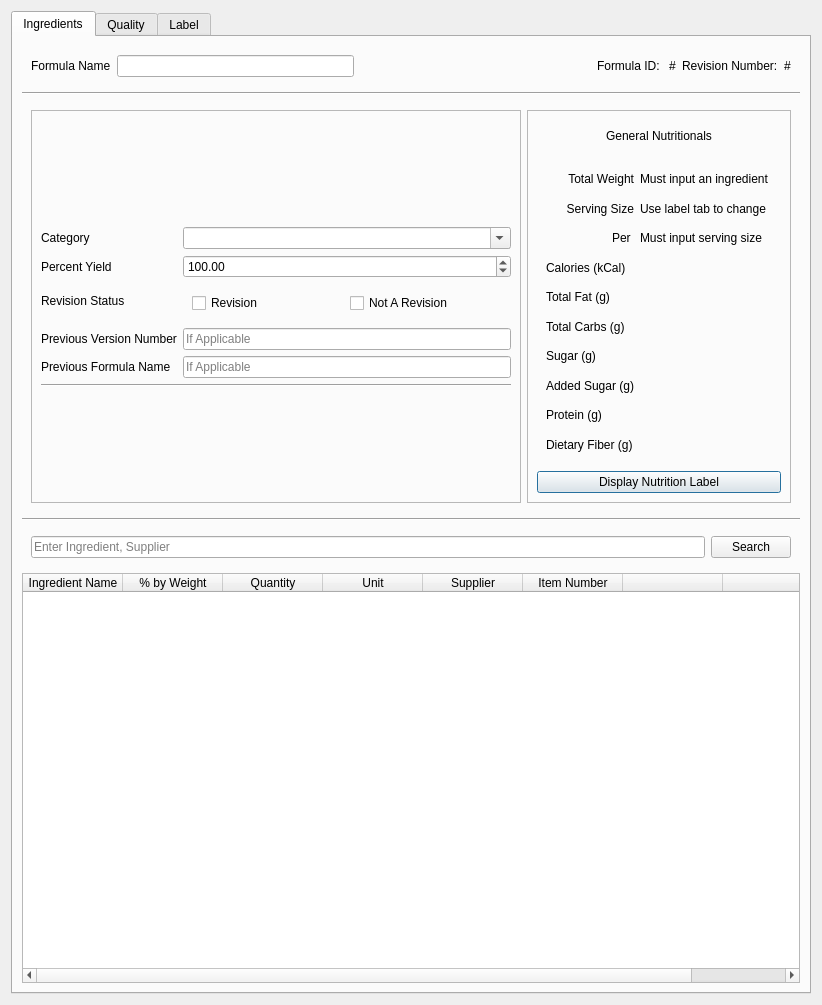
<?xml version="1.0" encoding="UTF-8"?>
<ui version="4.0">
 <class>Dialog</class>
 <widget class="QDialog" name="Dialog">
  <property name="geometry">
   <rect>
    <x>0</x>
    <y>0</y>
    <width>822</width>
    <height>1005</height>
   </rect>
  </property>
  <property name="windowTitle">
   <string>Dialog</string>
  </property>
  <layout class="QHBoxLayout" name="horizontalLayout_9">
   <item>
    <widget class="QTabWidget" name="formulaEditorTabWidget">
     <property name="minimumSize">
      <size>
       <width>500</width>
       <height>400</height>
      </size>
     </property>
     <property name="currentIndex">
      <number>0</number>
     </property>
     <property name="usesScrollButtons">
      <bool>true</bool>
     </property>
     <widget class="QWidget" name="ingredientsTab">
      <attribute name="title">
       <string>Ingredients</string>
      </attribute>
      <layout class="QVBoxLayout" name="verticalLayout_11">
       <item>
        <widget class="QWidget" name="ingredientsTabHeaderWidget" native="true">
         <layout class="QHBoxLayout" name="horizontalLayout">
          <item>
           <widget class="QLabel" name="formulaNameHeaderLabel">
            <property name="text">
             <string>Formula Name</string>
            </property>
           </widget>
          </item>
          <item>
           <widget class="QLineEdit" name="formulaNameLineEdit">
            <property name="readOnly">
             <bool>false</bool>
            </property>
           </widget>
          </item>
          <item>
           <spacer name="ingredientsTabHeaderSpacer">
            <property name="orientation">
             <enum>Qt::Horizontal</enum>
            </property>
            <property name="sizeHint" stdset="0">
             <size>
              <width>40</width>
              <height>20</height>
             </size>
            </property>
           </spacer>
          </item>
          <item>
           <widget class="QLabel" name="formulaIDHeaderLabel">
            <property name="text">
             <string>Formula ID: </string>
            </property>
           </widget>
          </item>
          <item>
           <widget class="QLabel" name="formulaIDPlaceholder">
            <property name="text">
             <string extracomment="Formula ID">#</string>
            </property>
           </widget>
          </item>
          <item>
           <widget class="QLabel" name="revisionNumberHeaderLabel">
            <property name="text">
             <string>Revision Number:</string>
            </property>
           </widget>
          </item>
          <item>
           <widget class="QLabel" name="revisionNumberPlaceholder">
            <property name="text">
             <string>#</string>
            </property>
           </widget>
          </item>
         </layout>
        </widget>
       </item>
       <item>
        <widget class="Line" name="ingTabLine1">
         <property name="orientation">
          <enum>Qt::Horizontal</enum>
         </property>
        </widget>
       </item>
       <item>
        <widget class="QWidget" name="generalInfoContainerWidget" native="true">
         <layout class="QHBoxLayout" name="horizontalLayout_11">
          <item>
           <widget class="QFrame" name="generalFrame1">
            <property name="frameShape">
             <enum>QFrame::StyledPanel</enum>
            </property>
            <property name="frameShadow">
             <enum>QFrame::Raised</enum>
            </property>
            <layout class="QFormLayout" name="formLayout">
             <property name="formAlignment">
              <set>Qt::AlignCenter</set>
             </property>
             <item row="0" column="0">
              <widget class="QLabel" name="categoryLabel">
               <property name="text">
                <string>Category</string>
               </property>
              </widget>
             </item>
             <item row="0" column="1">
              <widget class="QComboBox" name="categoryComboBox">
               <property name="editable">
                <bool>true</bool>
               </property>
              </widget>
             </item>
             <item row="1" column="0">
              <widget class="QLabel" name="percentYieldLabel">
               <property name="text">
                <string>Percent Yield</string>
               </property>
              </widget>
             </item>
             <item row="1" column="1">
              <widget class="QDoubleSpinBox" name="percentYieldDoubleSpinBox">
               <property name="maximum">
                <double>1000.000000000000000</double>
               </property>
               <property name="singleStep">
                <double>10.000000000000000</double>
               </property>
               <property name="value">
                <double>100.000000000000000</double>
               </property>
              </widget>
             </item>
             <item row="2" column="0">
              <widget class="QLabel" name="revisionStatusLabel">
               <property name="text">
                <string>Revision Status</string>
               </property>
               <property name="alignment">
                <set>Qt::AlignBottom|Qt::AlignLeading|Qt::AlignLeft</set>
               </property>
              </widget>
             </item>
             <item row="2" column="1">
              <widget class="QWidget" name="widget_2" native="true">
               <layout class="QHBoxLayout" name="horizontalLayout_6">
                <item>
                 <widget class="QCheckBox" name="revisionCheckBox">
                  <property name="text">
                   <string>Revision</string>
                  </property>
                  <property name="checkable">
                   <bool>false</bool>
                  </property>
                 </widget>
                </item>
                <item>
                 <widget class="QCheckBox" name="notRevisionCheckBox">
                  <property name="text">
                   <string>Not A Revision</string>
                  </property>
                 </widget>
                </item>
               </layout>
              </widget>
             </item>
             <item row="3" column="0">
              <widget class="QLabel" name="previousVersionNumberLabel">
               <property name="text">
                <string>Previous Version Number</string>
               </property>
              </widget>
             </item>
             <item row="3" column="1">
              <widget class="QLineEdit" name="previousVersionNumberLineEdit">
               <property name="text">
                <string/>
               </property>
               <property name="readOnly">
                <bool>true</bool>
               </property>
               <property name="placeholderText">
                <string>If Applicable</string>
               </property>
              </widget>
             </item>
             <item row="4" column="0">
              <widget class="QLabel" name="previousFormulaLabel">
               <property name="text">
                <string>Previous Formula Name</string>
               </property>
              </widget>
             </item>
             <item row="4" column="1">
              <widget class="QLineEdit" name="previousFormulaNameLineEdit">
               <property name="readOnly">
                <bool>false</bool>
               </property>
               <property name="placeholderText">
                <string>If Applicable</string>
               </property>
              </widget>
             </item>
             <item row="5" column="0" colspan="2">
              <widget class="Line" name="line">
               <property name="orientation">
                <enum>Qt::Horizontal</enum>
               </property>
              </widget>
             </item>
            </layout>
           </widget>
          </item>
          <item>
           <widget class="QFrame" name="generalFrame2">
            <property name="frameShape">
             <enum>QFrame::StyledPanel</enum>
            </property>
            <property name="frameShadow">
             <enum>QFrame::Raised</enum>
            </property>
            <layout class="QVBoxLayout" name="verticalLayout_14">
             <item>
              <widget class="QWidget" name="generalNutritionalsHeaderWidget" native="true">
               <layout class="QHBoxLayout" name="horizontalLayout_12">
                <item>
                 <widget class="QLabel" name="generalNutritionalsHeaderLabel">
                  <property name="sizePolicy">
                   <sizepolicy hsizetype="Preferred" vsizetype="Minimum">
                    <horstretch>0</horstretch>
                    <verstretch>0</verstretch>
                   </sizepolicy>
                  </property>
                  <property name="text">
                   <string>General Nutritionals</string>
                  </property>
                  <property name="alignment">
                   <set>Qt::AlignCenter</set>
                  </property>
                 </widget>
                </item>
               </layout>
              </widget>
             </item>
             <item>
              <widget class="QWidget" name="widget" native="true">
               <property name="sizePolicy">
                <sizepolicy hsizetype="Preferred" vsizetype="Expanding">
                 <horstretch>0</horstretch>
                 <verstretch>0</verstretch>
                </sizepolicy>
               </property>
               <layout class="QGridLayout" name="gridLayout">
                <item row="1" column="0">
                 <widget class="QLabel" name="servingSizeLabel_2">
                  <property name="text">
                   <string>Serving Size</string>
                  </property>
                  <property name="alignment">
                   <set>Qt::AlignRight|Qt::AlignTrailing|Qt::AlignVCenter</set>
                  </property>
                 </widget>
                </item>
                <item row="5" column="0">
                 <widget class="QLabel" name="totalCarbsLabel">
                  <property name="text">
                   <string>Total Carbs (g)</string>
                  </property>
                 </widget>
                </item>
                <item row="2" column="0">
                 <widget class="QLabel" name="perLabel">
                  <property name="text">
                   <string>Per </string>
                  </property>
                  <property name="alignment">
                   <set>Qt::AlignRight|Qt::AlignTrailing|Qt::AlignVCenter</set>
                  </property>
                 </widget>
                </item>
                <item row="9" column="0">
                 <widget class="QLabel" name="dietaryFiberLabel">
                  <property name="text">
                   <string>Dietary Fiber (g)</string>
                  </property>
                 </widget>
                </item>
                <item row="3" column="1">
                 <widget class="QLabel" name="caloriesPlaceholderLabel">
                  <property name="text">
                   <string/>
                  </property>
                 </widget>
                </item>
                <item row="4" column="0">
                 <widget class="QLabel" name="totalFatLabel">
                  <property name="text">
                   <string>Total Fat (g)</string>
                  </property>
                 </widget>
                </item>
                <item row="5" column="1">
                 <widget class="QLabel" name="totalCarbsPlaceholderLabel">
                  <property name="text">
                   <string/>
                  </property>
                 </widget>
                </item>
                <item row="6" column="0">
                 <widget class="QLabel" name="sugarLabel">
                  <property name="text">
                   <string>Sugar (g)</string>
                  </property>
                 </widget>
                </item>
                <item row="4" column="1">
                 <widget class="QLabel" name="totalFatPlaceholderLabel">
                  <property name="text">
                   <string/>
                  </property>
                 </widget>
                </item>
                <item row="1" column="1">
                 <widget class="QLabel" name="servingSizePlaceholderLabel">
                  <property name="text">
                   <string>Use label tab to change</string>
                  </property>
                 </widget>
                </item>
                <item row="7" column="0">
                 <widget class="QLabel" name="addedSugarLabel">
                  <property name="text">
                   <string>Added Sugar (g)</string>
                  </property>
                 </widget>
                </item>
                <item row="6" column="1">
                 <widget class="QLabel" name="sugarsPlaceholderLabel">
                  <property name="text">
                   <string/>
                  </property>
                 </widget>
                </item>
                <item row="3" column="0">
                 <widget class="QLabel" name="calorieLabel">
                  <property name="text">
                   <string>Calories (kCal)</string>
                  </property>
                 </widget>
                </item>
                <item row="9" column="1">
                 <widget class="QLabel" name="dietaryFiberPlaceholderLabel">
                  <property name="text">
                   <string/>
                  </property>
                 </widget>
                </item>
                <item row="2" column="1">
                 <widget class="QLabel" name="perPlaceholderLabel">
                  <property name="text">
                   <string>Must input serving size</string>
                  </property>
                 </widget>
                </item>
                <item row="8" column="0">
                 <widget class="QLabel" name="proteinLabel">
                  <property name="text">
                   <string>Protein (g)</string>
                  </property>
                 </widget>
                </item>
                <item row="7" column="1">
                 <widget class="QLabel" name="addedSugarPlaceholderLabel">
                  <property name="text">
                   <string/>
                  </property>
                 </widget>
                </item>
                <item row="8" column="1">
                 <widget class="QLabel" name="proteinPlaceholderLabel">
                  <property name="text">
                   <string/>
                  </property>
                 </widget>
                </item>
                <item row="0" column="0">
                 <widget class="QLabel" name="totalWeightLabel">
                  <property name="text">
                   <string>Total Weight</string>
                  </property>
                  <property name="alignment">
                   <set>Qt::AlignRight|Qt::AlignTrailing|Qt::AlignVCenter</set>
                  </property>
                 </widget>
                </item>
                <item row="0" column="1">
                 <widget class="QLabel" name="totalWeightPlaceholderLabel">
                  <property name="text">
                   <string>Must input an ingredient </string>
                  </property>
                 </widget>
                </item>
               </layout>
              </widget>
             </item>
             <item>
              <widget class="QPushButton" name="displayNFPBtn">
               <property name="text">
                <string>Display Nutrition Label</string>
               </property>
              </widget>
             </item>
            </layout>
           </widget>
          </item>
         </layout>
        </widget>
       </item>
       <item>
        <widget class="Line" name="ingTabLine2">
         <property name="orientation">
          <enum>Qt::Horizontal</enum>
         </property>
        </widget>
       </item>
       <item>
        <widget class="QWidget" name="formulaIngredientHeaderWidget" native="true">
         <layout class="QHBoxLayout" name="horizontalLayout_10">
          <item>
           <widget class="QLineEdit" name="formulaIngredientSearchLineEdit">
            <property name="text">
             <string/>
            </property>
            <property name="placeholderText">
             <string>Enter Ingredient, Supplier</string>
            </property>
           </widget>
          </item>
          <item>
           <widget class="QPushButton" name="formulaIngredientSearchBtn">
            <property name="text">
             <string>Search</string>
            </property>
           </widget>
          </item>
         </layout>
        </widget>
       </item>
       <item>
        <widget class="QTableWidget" name="ingTabFormulaTableWidget">
         <attribute name="horizontalHeaderStretchLastSection">
          <bool>true</bool>
         </attribute>
         <attribute name="verticalHeaderCascadingSectionResizes">
          <bool>false</bool>
         </attribute>
         <attribute name="verticalHeaderShowSortIndicator" stdset="0">
          <bool>true</bool>
         </attribute>
         <column>
          <property name="text">
           <string>Ingredient Name</string>
          </property>
         </column>
         <column>
          <property name="text">
           <string>% by Weight</string>
          </property>
         </column>
         <column>
          <property name="text">
           <string>Quantity</string>
          </property>
         </column>
         <column>
          <property name="text">
           <string>Unit</string>
          </property>
         </column>
         <column>
          <property name="text">
           <string>Supplier</string>
          </property>
         </column>
         <column>
          <property name="text">
           <string>Item Number</string>
          </property>
         </column>
         <column>
          <property name="text">
           <string/>
          </property>
         </column>
         <column>
          <property name="text">
           <string/>
          </property>
         </column>
        </widget>
       </item>
      </layout>
     </widget>
     <widget class="QWidget" name="qualityTab">
      <attribute name="title">
       <string>Quality</string>
      </attribute>
      <layout class="QVBoxLayout" name="verticalLayout_8">
       <item>
        <widget class="QScrollArea" name="qualityTabScrollArea">
         <property name="widgetResizable">
          <bool>true</bool>
         </property>
         <widget class="QWidget" name="qualityTabScrollAreaContents">
          <property name="geometry">
           <rect>
            <x>0</x>
            <y>0</y>
            <width>750</width>
            <height>924</height>
           </rect>
          </property>
          <layout class="QVBoxLayout" name="verticalLayout_7">
           <item>
            <widget class="QFrame" name="qualityAttributeFrame">
             <property name="frameShape">
              <enum>QFrame::StyledPanel</enum>
             </property>
             <property name="frameShadow">
              <enum>QFrame::Raised</enum>
             </property>
             <layout class="QVBoxLayout" name="verticalLayout_10">
              <item>
               <widget class="QWidget" name="qualityAttributeHeaderWidget" native="true">
                <layout class="QHBoxLayout" name="horizontalLayout_13">
                 <item>
                  <widget class="QLabel" name="inputQualityAttributeLabel">
                   <property name="sizePolicy">
                    <sizepolicy hsizetype="Preferred" vsizetype="Minimum">
                     <horstretch>0</horstretch>
                     <verstretch>0</verstretch>
                    </sizepolicy>
                   </property>
                   <property name="text">
                    <string>Input Quality Attributes</string>
                   </property>
                  </widget>
                 </item>
                 <item>
                  <spacer name="attributeSpacer1">
                   <property name="orientation">
                    <enum>Qt::Horizontal</enum>
                   </property>
                   <property name="sizeHint" stdset="0">
                    <size>
                     <width>398</width>
                     <height>20</height>
                    </size>
                   </property>
                  </spacer>
                 </item>
                 <item>
                  <widget class="QPushButton" name="addAnAttributeBtn">
                   <property name="text">
                    <string>Add Attribute</string>
                   </property>
                  </widget>
                 </item>
                </layout>
               </widget>
              </item>
              <item>
               <widget class="QTableWidget" name="qualityAttributeTableWidget">
                <property name="rowCount">
                 <number>1</number>
                </property>
                <attribute name="horizontalHeaderDefaultSectionSize">
                 <number>200</number>
                </attribute>
                <attribute name="horizontalHeaderStretchLastSection">
                 <bool>true</bool>
                </attribute>
                <row/>
                <column>
                 <property name="text">
                  <string>Quality</string>
                 </property>
                </column>
                <column>
                 <property name="text">
                  <string>Unit</string>
                 </property>
                </column>
                <column>
                 <property name="text">
                  <string>Value</string>
                 </property>
                </column>
               </widget>
              </item>
             </layout>
            </widget>
           </item>
           <item>
            <widget class="QFrame" name="ingStatementFrame">
             <property name="frameShape">
              <enum>QFrame::StyledPanel</enum>
             </property>
             <property name="frameShadow">
              <enum>QFrame::Raised</enum>
             </property>
             <layout class="QVBoxLayout" name="verticalLayout_9">
              <item>
               <widget class="QWidget" name="ingStatementHeader" native="true">
                <layout class="QHBoxLayout" name="horizontalLayout_7">
                 <item>
                  <widget class="QLabel" name="ingStatementLabel">
                   <property name="text">
                    <string>Ingredient Statement</string>
                   </property>
                   <property name="alignment">
                    <set>Qt::AlignCenter</set>
                   </property>
                  </widget>
                 </item>
                </layout>
               </widget>
              </item>
              <item>
               <widget class="QTableWidget" name="ingStatementTable">
                <property name="sizePolicy">
                 <sizepolicy hsizetype="Expanding" vsizetype="Minimum">
                  <horstretch>0</horstretch>
                  <verstretch>0</verstretch>
                 </sizepolicy>
                </property>
                <property name="minimumSize">
                 <size>
                  <width>0</width>
                  <height>100</height>
                 </size>
                </property>
                <property name="verticalScrollBarPolicy">
                 <enum>Qt::ScrollBarAlwaysOn</enum>
                </property>
                <property name="editTriggers">
                 <set>QAbstractItemView::NoEditTriggers</set>
                </property>
                <property name="alternatingRowColors">
                 <bool>true</bool>
                </property>
                <property name="sortingEnabled">
                 <bool>true</bool>
                </property>
                <attribute name="horizontalHeaderDefaultSectionSize">
                 <number>130</number>
                </attribute>
                <attribute name="horizontalHeaderStretchLastSection">
                 <bool>true</bool>
                </attribute>
                <column>
                 <property name="text">
                  <string>Ingredient Name</string>
                 </property>
                </column>
                <column>
                 <property name="text">
                  <string>Specific Name</string>
                 </property>
                </column>
                <column>
                 <property name="text">
                  <string>% by Weight</string>
                 </property>
                </column>
                <column>
                 <property name="text">
                  <string>Sub-Ingredients</string>
                 </property>
                </column>
               </widget>
              </item>
              <item>
               <widget class="QWidget" name="ingStatementContainer" native="true">
                <property name="focusPolicy">
                 <enum>Qt::NoFocus</enum>
                </property>
                <property name="autoFillBackground">
                 <bool>false</bool>
                </property>
                <layout class="QVBoxLayout" name="verticalLayout_6">
                 <item>
                  <widget class="QLabel" name="ingStatetmentTxtLabel">
                   <property name="text">
                    <string>Click generate below to autofill statement. Click edit to input manually or change auto-generated text</string>
                   </property>
                   <property name="alignment">
                    <set>Qt::AlignCenter</set>
                   </property>
                  </widget>
                 </item>
                 <item>
                  <widget class="QTextEdit" name="ingStatementTextBox">
                   <property name="sizePolicy">
                    <sizepolicy hsizetype="Expanding" vsizetype="Maximum">
                     <horstretch>0</horstretch>
                     <verstretch>0</verstretch>
                    </sizepolicy>
                   </property>
                  </widget>
                 </item>
                 <item>
                  <widget class="QWidget" name="ingStatementButtonBox" native="true">
                   <property name="sizePolicy">
                    <sizepolicy hsizetype="Minimum" vsizetype="Fixed">
                     <horstretch>0</horstretch>
                     <verstretch>0</verstretch>
                    </sizepolicy>
                   </property>
                   <layout class="QHBoxLayout" name="horizontalLayout_8">
                    <item>
                     <widget class="QPushButton" name="ingStatementGenerateBtn">
                      <property name="text">
                       <string>Generate</string>
                      </property>
                     </widget>
                    </item>
                    <item>
                     <widget class="QPushButton" name="ingStatementRefreshBtn">
                      <property name="text">
                       <string>Refresh</string>
                      </property>
                     </widget>
                    </item>
                    <item>
                     <widget class="QPushButton" name="ingStatementEditBtn">
                      <property name="text">
                       <string>Edit</string>
                      </property>
                     </widget>
                    </item>
                    <item>
                     <widget class="QPushButton" name="ingStatementPrintBtn">
                      <property name="text">
                       <string>Print</string>
                      </property>
                     </widget>
                    </item>
                   </layout>
                  </widget>
                 </item>
                </layout>
               </widget>
              </item>
             </layout>
            </widget>
           </item>
          </layout>
         </widget>
        </widget>
       </item>
      </layout>
     </widget>
     <widget class="QWidget" name="labelTab">
      <attribute name="title">
       <string>Label</string>
      </attribute>
      <layout class="QVBoxLayout" name="verticalLayout_3">
       <item>
        <widget class="QScrollArea" name="labelScrollArea">
         <property name="widgetResizable">
          <bool>true</bool>
         </property>
         <widget class="QWidget" name="labelScrollAreaContents">
          <property name="geometry">
           <rect>
            <x>0</x>
            <y>0</y>
            <width>750</width>
            <height>890</height>
           </rect>
          </property>
          <layout class="QVBoxLayout" name="verticalLayout_4">
           <item>
            <widget class="QFrame" name="servingInfoFrame">
             <property name="frameShape">
              <enum>QFrame::StyledPanel</enum>
             </property>
             <property name="frameShadow">
              <enum>QFrame::Raised</enum>
             </property>
             <layout class="QVBoxLayout" name="verticalLayout_2">
              <item>
               <widget class="QLabel" name="servingInfoLabelHeader">
                <property name="sizePolicy">
                 <sizepolicy hsizetype="Preferred" vsizetype="Minimum">
                  <horstretch>0</horstretch>
                  <verstretch>0</verstretch>
                 </sizepolicy>
                </property>
                <property name="text">
                 <string>Serving Information</string>
                </property>
                <property name="alignment">
                 <set>Qt::AlignCenter</set>
                </property>
               </widget>
              </item>
              <item>
               <widget class="QWidget" name="servingSizeWidget" native="true">
                <property name="sizePolicy">
                 <sizepolicy hsizetype="Preferred" vsizetype="Minimum">
                  <horstretch>0</horstretch>
                  <verstretch>0</verstretch>
                 </sizepolicy>
                </property>
                <layout class="QHBoxLayout" name="horizontalLayout_3">
                 <item>
                  <widget class="QLabel" name="servingSizeLabel">
                   <property name="text">
                    <string>Serving Size </string>
                   </property>
                  </widget>
                 </item>
                 <item>
                  <widget class="QLineEdit" name="servingSizeLineEdit"/>
                 </item>
                 <item>
                  <widget class="QLabel" name="calculatedServingSizeLabel">
                   <property name="text">
                    <string>()</string>
                   </property>
                  </widget>
                 </item>
                 <item>
                  <spacer name="servingSizeWidgetSpacer">
                   <property name="orientation">
                    <enum>Qt::Horizontal</enum>
                   </property>
                   <property name="sizeHint" stdset="0">
                    <size>
                     <width>40</width>
                     <height>20</height>
                    </size>
                   </property>
                  </spacer>
                 </item>
                 <item>
                  <widget class="QCheckBox" name="hideServingSizeCheckbox">
                   <property name="text">
                    <string>Hide Calculated Serving Size</string>
                   </property>
                  </widget>
                 </item>
                </layout>
               </widget>
              </item>
              <item>
               <widget class="QWidget" name="servingsPerWidget" native="true">
                <property name="sizePolicy">
                 <sizepolicy hsizetype="Preferred" vsizetype="Minimum">
                  <horstretch>0</horstretch>
                  <verstretch>0</verstretch>
                 </sizepolicy>
                </property>
                <layout class="QHBoxLayout" name="horizontalLayout_2">
                 <item>
                  <widget class="QSpinBox" name="servingsPerSpinbox">
                   <property name="value">
                    <number>1</number>
                   </property>
                  </widget>
                 </item>
                 <item>
                  <widget class="QComboBox" name="servingsComboBox">
                   <property name="editable">
                    <bool>false</bool>
                   </property>
                   <item>
                    <property name="text">
                     <string>Serving</string>
                    </property>
                   </item>
                   <item>
                    <property name="text">
                     <string>Servings</string>
                    </property>
                   </item>
                  </widget>
                 </item>
                 <item>
                  <widget class="QLabel" name="perContainerLabel">
                   <property name="text">
                    <string>Per Container</string>
                   </property>
                  </widget>
                 </item>
                 <item>
                  <spacer name="servingsPerSpacer">
                   <property name="orientation">
                    <enum>Qt::Horizontal</enum>
                   </property>
                   <property name="sizeHint" stdset="0">
                    <size>
                     <width>40</width>
                     <height>20</height>
                    </size>
                   </property>
                  </spacer>
                 </item>
                 <item>
                  <widget class="QCheckBox" name="hidePerContainerCheckBox">
                   <property name="text">
                    <string>Hide on Label</string>
                   </property>
                  </widget>
                 </item>
                </layout>
               </widget>
              </item>
             </layout>
            </widget>
           </item>
           <item>
            <widget class="QFrame" name="scaleFrame">
             <property name="frameShape">
              <enum>QFrame::StyledPanel</enum>
             </property>
             <property name="frameShadow">
              <enum>QFrame::Raised</enum>
             </property>
             <layout class="QVBoxLayout" name="verticalLayout">
              <item>
               <widget class="QLabel" name="scalingHeaderLabel">
                <property name="sizePolicy">
                 <sizepolicy hsizetype="Preferred" vsizetype="Minimum">
                  <horstretch>0</horstretch>
                  <verstretch>0</verstretch>
                 </sizepolicy>
                </property>
                <property name="text">
                 <string>Scale Formula</string>
                </property>
                <property name="alignment">
                 <set>Qt::AlignCenter</set>
                </property>
               </widget>
              </item>
              <item>
               <widget class="QWidget" name="recipeMakesWidget" native="true">
                <property name="sizePolicy">
                 <sizepolicy hsizetype="Preferred" vsizetype="Minimum">
                  <horstretch>0</horstretch>
                  <verstretch>0</verstretch>
                 </sizepolicy>
                </property>
                <layout class="QHBoxLayout" name="horizontalLayout_4">
                 <item>
                  <widget class="QCheckBox" name="recipeMakesCheckbox">
                   <property name="text">
                    <string>Recipe makes</string>
                   </property>
                  </widget>
                 </item>
                 <item>
                  <widget class="QDoubleSpinBox" name="servingScaleSpinBox"/>
                 </item>
                 <item>
                  <widget class="QLabel" name="servingsLabel">
                   <property name="text">
                    <string>Serving(s)</string>
                   </property>
                  </widget>
                 </item>
                </layout>
               </widget>
              </item>
              <item>
               <widget class="QWidget" name="recipeWeighsWidget" native="true">
                <property name="sizePolicy">
                 <sizepolicy hsizetype="Preferred" vsizetype="Minimum">
                  <horstretch>0</horstretch>
                  <verstretch>0</verstretch>
                 </sizepolicy>
                </property>
                <layout class="QHBoxLayout" name="horizontalLayout_5">
                 <item>
                  <widget class="QCheckBox" name="recipeWeighsCheckbox">
                   <property name="text">
                    <string>Recipe weighs</string>
                   </property>
                  </widget>
                 </item>
                 <item>
                  <widget class="QSpinBox" name="servingWeightSpinBox"/>
                 </item>
                 <item>
                  <widget class="QComboBox" name="unitWeightSpinBox"/>
                 </item>
                </layout>
               </widget>
              </item>
             </layout>
            </widget>
           </item>
           <item>
            <widget class="QFrame" name="labelSettingsFrame">
             <property name="frameShape">
              <enum>QFrame::StyledPanel</enum>
             </property>
             <property name="frameShadow">
              <enum>QFrame::Raised</enum>
             </property>
             <layout class="QVBoxLayout" name="verticalLayout_13">
              <item>
               <widget class="QLabel" name="labelSettingsHeaderLabel">
                <property name="text">
                 <string>General Label Settings</string>
                </property>
                <property name="alignment">
                 <set>Qt::AlignCenter</set>
                </property>
               </widget>
              </item>
              <item>
               <widget class="QWidget" name="labelSettingsContainerWidget" native="true">
                <layout class="QGridLayout" name="gridLayout_2">
                 <item row="0" column="0">
                  <widget class="QWidget" name="voluntaryNutritionalsContainerWidget" native="true">
                   <property name="whatsThis">
                    <string>User inputted list for which nutritionals to display on label </string>
                   </property>
                   <layout class="QVBoxLayout" name="verticalLayout_5">
                    <item>
                     <widget class="QLabel" name="voluntaryNutritionalsLabel">
                      <property name="text">
                       <string>Voluntary Nutritional Configurations</string>
                      </property>
                      <property name="alignment">
                       <set>Qt::AlignCenter</set>
                      </property>
                     </widget>
                    </item>
                    <item>
                     <widget class="QListWidget" name="voluntaryNutritionalsListWidget"/>
                    </item>
                   </layout>
                  </widget>
                 </item>
                 <item row="0" column="1">
                  <widget class="QWidget" name="generalSettingsHeaderWidget" native="true">
                   <layout class="QVBoxLayout" name="verticalLayout_12">
                    <item>
                     <widget class="QLabel" name="generalSettingsHeaderLabel">
                      <property name="text">
                       <string>General Settings</string>
                      </property>
                     </widget>
                    </item>
                    <item>
                     <widget class="QCheckBox" name="checkBox_2">
                      <property name="text">
                       <string>CheckBox</string>
                      </property>
                     </widget>
                    </item>
                   </layout>
                  </widget>
                 </item>
                </layout>
               </widget>
              </item>
             </layout>
            </widget>
           </item>
          </layout>
         </widget>
        </widget>
       </item>
       <item alignment="Qt::AlignHCenter">
        <widget class="QPushButton" name="displayNutritionalLabelBtn">
         <property name="maximumSize">
          <size>
           <width>300</width>
           <height>16777215</height>
          </size>
         </property>
         <property name="text">
          <string>Display Nutrition Label</string>
         </property>
        </widget>
       </item>
      </layout>
     </widget>
    </widget>
   </item>
  </layout>
 </widget>
 <resources/>
 <connections/>
</ui>
